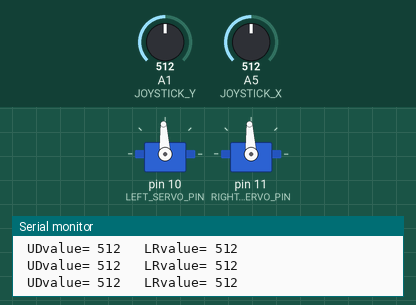
A sketch run on a simulated Arduino Uno, built with avr-gcc and run on an emulated ATmega328P. Parts: 2 × servo, the last lines printed to the serial monitor. The test bench sets the inputs (shaded band); at power-on: A1 (JOYSTICK_Y) = 512, A5 (JOYSTICK_X) = 512.

Above: at 1.2 s.
1.3 s: A1 (JOYSTICK_Y) set to 0
At 2.5 s:
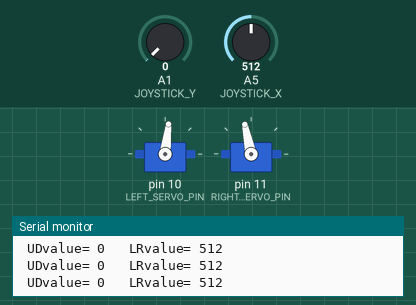
2.8 s: A1 (JOYSTICK_Y) set to 1023
At 3.3 s:
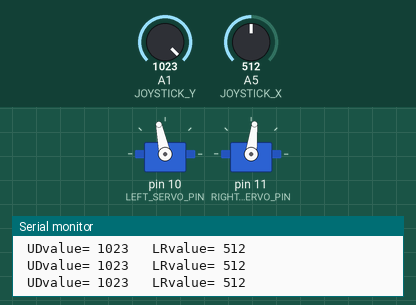
4.3 s: A5 (JOYSTICK_X) set to 0
At 5.5 s:
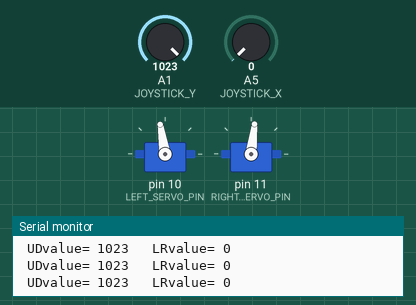
7.3 s: A5 (JOYSTICK_X) set to 511
At 7.8 s:
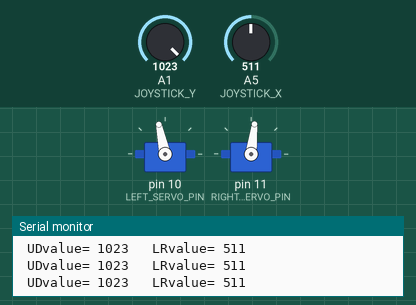
8.8 s: A5 (JOYSTICK_X) set to 122
At 10.0 s:
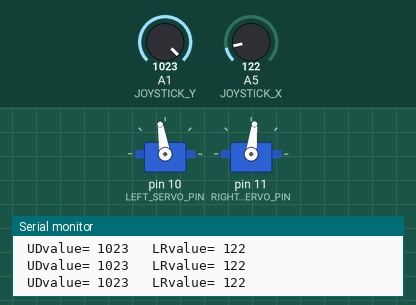
10.3 s: A1 (JOYSTICK_Y) set to 1007
11.8 s: A1 (JOYSTICK_Y) set to 987
At 13.3 s:
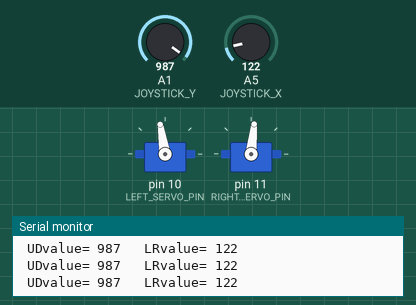
Timing chart, 0 to 14.8 s (numbered marks = the images above; inputs shaded):
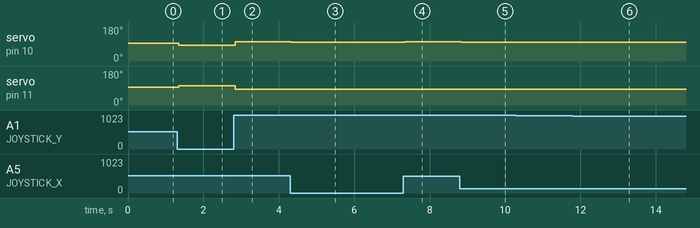

The sketch:

JoyBot.ino
```cpp
/*
   Read the two axes of the joystick and display values.
   */
#include <Servo.h>
Servo rightServo;
Servo leftServo;

const int LEFT_SERVO_PIN = 10;
const int RIGHT_SERVO_PIN = 11;

const long SERIAL_DATA_SPEED_9600_BPS = 9600;

 int JOYSTICK_X = A5;     // The analog pins the joystick is connected to
 int JOYSTICK_Y = A1;


 int UDvalue;      // Readings from the joystick will be stored in
 int LRvalue;      // UDvalue and LRvalue.
 int UDmap;
 int LRmap;
 int dMapL;
 int dMapR;

void setup()
{
    Serial.begin(SERIAL_DATA_SPEED_9600_BPS);
   leftServo.attach(LEFT_SERVO_PIN);
    rightServo.attach(RIGHT_SERVO_PIN);
}

void loop()
{
        UDvalue = analogRead(JOYSTICK_Y);            // take a reading from the joystick
        LRvalue = analogRead(JOYSTICK_X);

        Serial.print(" UDvalue= ");
        Serial.print(UDvalue);
        Serial.print("\t");
        Serial.print(" LRvalue= ");
        Serial.println(LRvalue);

       UDmap = map(UDvalue,0,1023,-100,100);
       LRmap = map(LRvalue,0,1023,-40,40);

      /*
       Serial.println("");
       Serial.println("UDmap:");
       Serial.println(UDmap);
       Serial.println("");


       Serial.println("LRmap:");
       Serial.println(LRmap);
       Serial.println("");
       */

      if (UDmap >= 0)
        {
         if (LRmap <= 0)
           {
             dMapR = UDmap;
             dMapL = UDmap + LRmap;
           }

           if (LRmap > 0)
           {
           dMapR = UDmap - LRmap;
           dMapL = UDmap;
           }
        }

       if (UDmap < 0)
        {
         if (LRmap <= 0)
           {
             dMapR = UDmap;
             dMapL = UDmap - LRmap;
           }

           if (LRmap > 0)
           {
           dMapR = UDmap + LRmap;
           dMapL = UDmap;
           }
        }


       leftServo.write(map(dMapL,-100,100,1400,1600));
       rightServo.write(map(dMapR,-100,100,1600,1400));


   //delay(1000);
}
```

Measured:
- after the input at 1.3 s, servo on pin 10 (LEFT_SERVO_PIN): 93° → 83° after 0.05 s; servo on pin 11 (RIGHT_SERVO_PIN): 93° → 102° after 0.05 s
- after the input at 2.8 s, servo on pin 10 (LEFT_SERVO_PIN): 83° → 102° at once; servo on pin 11 (RIGHT_SERVO_PIN): 102° → 83° at once
- after the input at 4.3 s, servo on pin 10 (LEFT_SERVO_PIN): 102° → 99° at once
- after the input at 7.3 s, servo on pin 10 (LEFT_SERVO_PIN): 99° → 102° at once
- after the input at 8.8 s, servo on pin 10 (LEFT_SERVO_PIN): 102° → 99° at once
- after the input at 11.8 s, servo on pin 11 (RIGHT_SERVO_PIN): 83° → 84° after 0.06 s
